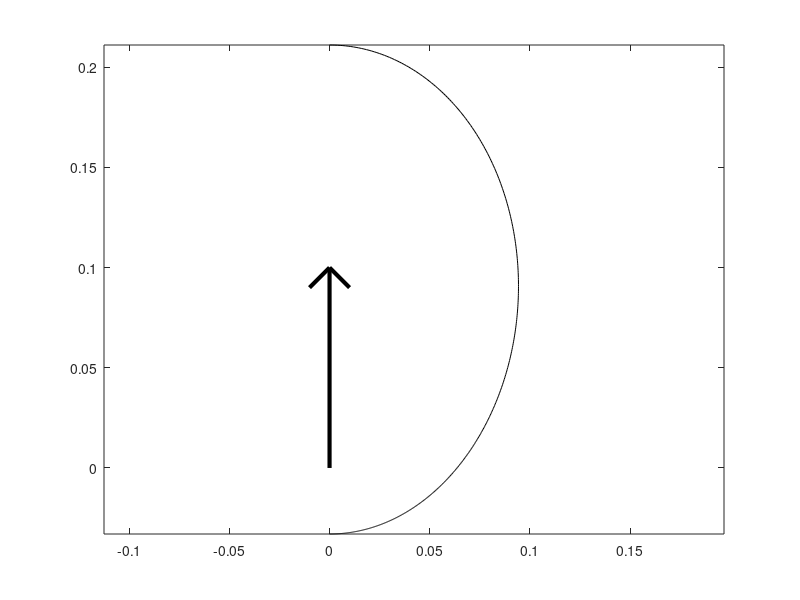

MATLAB code to generate this figure: (Note: this script raises an error after producing the figure.)
function henyeyGreensteinCheck()
    clear
    close all
    addpath('../PN2nd/basisFunctions/')
    g = 0.3;
    HG = @(theta) 1 / 4 / pi * (1 - g^2) ./ ((1 + g^2 - 2 * g * cos(theta)).^(3/2)); 
    f = @(theta) HG(theta);
    theta = linspace(0, pi, 500);
    
    plot([0, 0], [0, 0.1], 'k', 'LineWidth', 3)
    hold on
    plot([0, -0.01], [0.1, 0.09], 'k', 'LineWidth', 3)
    plot([0, 0.01], [0.1, 0.09], 'k', 'LineWidth', 3)
    axis equal

    
    plotPolar(theta, f(theta), 'k');
    for n = 5
        gain = HGApprox(n, g, theta);
        plotPolar(theta, gain, 'g');
    end
    figure
    plot(theta, f(theta), 'k')
    hold on
    plot(theta, gain)
end

function plotPolar(theta, gain, varargin)
    x = sin(theta) .* gain;
    y = cos(theta) .* gain;
    plot(x,y, varargin{:})
end

function y = HGApprox(n, g, theta)
% https://www.sciencedirect.com/science/article/pii/0022407388900787
    y = theta * 0;
    for k = 0 : n
       y = y + (2 * k + 1) * g^k * legendreP(k, cos(theta));  
    end
    y = y / 4 / pi;
end